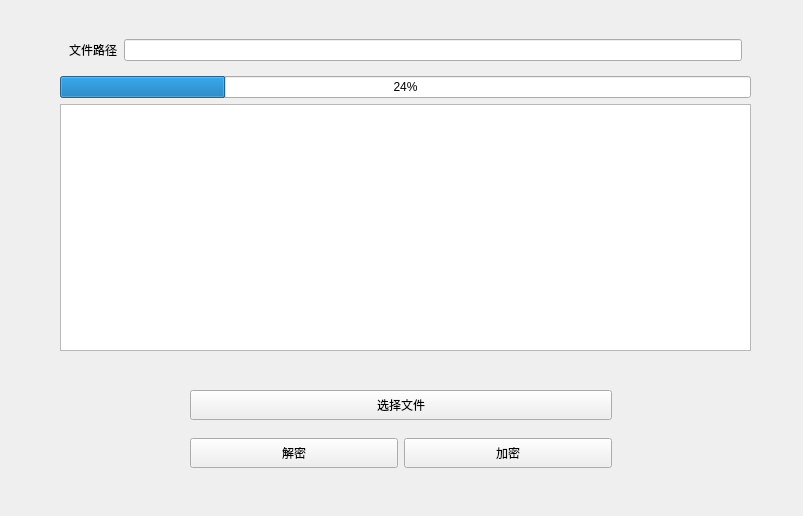
<?xml version="1.0" encoding="UTF-8"?>
<ui version="4.0">
 <class>Widget</class>
 <widget class="QWidget" name="Widget">
  <property name="geometry">
   <rect>
    <x>0</x>
    <y>0</y>
    <width>803</width>
    <height>516</height>
   </rect>
  </property>
  <property name="windowTitle">
   <string>Widget</string>
  </property>
  <widget class="QWidget" name="verticalWidget" native="true">
   <property name="geometry">
    <rect>
     <x>60</x>
     <y>30</y>
     <width>691</width>
     <height>321</height>
    </rect>
   </property>
   <layout class="QVBoxLayout" name="verticalLayout">
    <item>
     <widget class="QWidget" name="horizontalWidget_2" native="true">
      <layout class="QHBoxLayout" name="horizontalLayout_2">
       <item>
        <widget class="QLabel" name="label">
         <property name="enabled">
          <bool>true</bool>
         </property>
         <property name="text">
          <string>文件路径</string>
         </property>
        </widget>
       </item>
       <item>
        <widget class="QLineEdit" name="lineEdit"/>
       </item>
      </layout>
     </widget>
    </item>
    <item>
     <widget class="QProgressBar" name="progressBar">
      <property name="value">
       <number>24</number>
      </property>
     </widget>
    </item>
    <item>
     <widget class="QTextEdit" name="textEdit">
      <property name="lineWrapMode">
       <enum>QTextEdit::NoWrap</enum>
      </property>
     </widget>
    </item>
   </layout>
  </widget>
  <widget class="QWidget" name="verticalWidget_2" native="true">
   <property name="geometry">
    <rect>
     <x>190</x>
     <y>390</y>
     <width>422</width>
     <height>91</height>
    </rect>
   </property>
   <property name="minimumSize">
    <size>
     <width>400</width>
     <height>60</height>
    </size>
   </property>
   <layout class="QVBoxLayout" name="verticalLayout_2">
    <item>
     <widget class="QPushButton" name="pushButton">
      <property name="minimumSize">
       <size>
        <width>0</width>
        <height>30</height>
       </size>
      </property>
      <property name="text">
       <string>选择文件</string>
      </property>
     </widget>
    </item>
    <item>
     <widget class="QWidget" name="horizontalWidget" native="true">
      <property name="enabled">
       <bool>true</bool>
      </property>
      <property name="minimumSize">
       <size>
        <width>400</width>
        <height>30</height>
       </size>
      </property>
      <layout class="QHBoxLayout" name="horizontalLayout">
       <property name="leftMargin">
        <number>0</number>
       </property>
       <property name="topMargin">
        <number>0</number>
       </property>
       <property name="rightMargin">
        <number>0</number>
       </property>
       <property name="bottomMargin">
        <number>0</number>
       </property>
       <item>
        <widget class="QPushButton" name="pushButton_3">
         <property name="minimumSize">
          <size>
           <width>180</width>
           <height>30</height>
          </size>
         </property>
         <property name="text">
          <string>解密</string>
         </property>
        </widget>
       </item>
       <item>
        <widget class="QPushButton" name="pushButton_2">
         <property name="minimumSize">
          <size>
           <width>180</width>
           <height>30</height>
          </size>
         </property>
         <property name="text">
          <string>加密</string>
         </property>
        </widget>
       </item>
      </layout>
     </widget>
    </item>
   </layout>
  </widget>
 </widget>
 <resources/>
 <connections/>
</ui>
